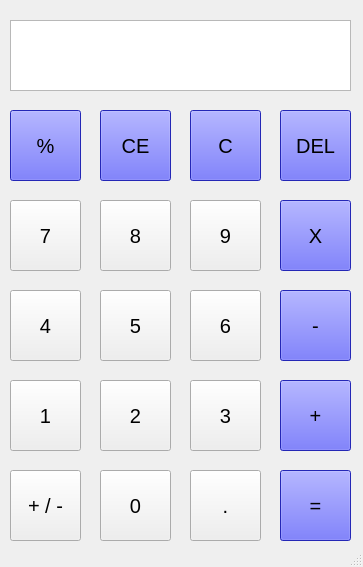
<?xml version="1.0" encoding="UTF-8"?>
<ui version="4.0">
 <class>MainWindow</class>
 <widget class="QMainWindow" name="MainWindow">
  <property name="geometry">
   <rect>
    <x>0</x>
    <y>0</y>
    <width>363</width>
    <height>567</height>
   </rect>
  </property>
  <property name="windowTitle">
   <string>MainWindow</string>
  </property>
  <widget class="QWidget" name="centralwidget">
   <widget class="QPlainTextEdit" name="plainTextEdit">
    <property name="geometry">
     <rect>
      <x>10</x>
      <y>20</y>
      <width>341</width>
      <height>71</height>
     </rect>
    </property>
    <property name="font">
     <font>
      <pointsize>15</pointsize>
     </font>
    </property>
    <property name="layoutDirection">
     <enum>Qt::LeftToRight</enum>
    </property>
   </widget>
   <widget class="QPushButton" name="pushButton">
    <property name="geometry">
     <rect>
      <x>10</x>
      <y>110</y>
      <width>71</width>
      <height>71</height>
     </rect>
    </property>
    <property name="font">
     <font>
      <pointsize>15</pointsize>
     </font>
    </property>
    <property name="styleSheet">
     <string notr="true">background-color: rgb(51, 54, 255);</string>
    </property>
    <property name="text">
     <string>%</string>
    </property>
   </widget>
   <widget class="QPushButton" name="pushButton_2">
    <property name="geometry">
     <rect>
      <x>100</x>
      <y>110</y>
      <width>71</width>
      <height>71</height>
     </rect>
    </property>
    <property name="font">
     <font>
      <pointsize>15</pointsize>
     </font>
    </property>
    <property name="styleSheet">
     <string notr="true">background-color: rgb(51, 54, 255);</string>
    </property>
    <property name="text">
     <string>CE</string>
    </property>
   </widget>
   <widget class="QPushButton" name="pushButton_3">
    <property name="geometry">
     <rect>
      <x>190</x>
      <y>110</y>
      <width>71</width>
      <height>71</height>
     </rect>
    </property>
    <property name="font">
     <font>
      <pointsize>15</pointsize>
     </font>
    </property>
    <property name="styleSheet">
     <string notr="true">background-color: rgb(51, 54, 255);</string>
    </property>
    <property name="text">
     <string>C</string>
    </property>
   </widget>
   <widget class="QPushButton" name="pushButton_4">
    <property name="geometry">
     <rect>
      <x>280</x>
      <y>110</y>
      <width>71</width>
      <height>71</height>
     </rect>
    </property>
    <property name="font">
     <font>
      <pointsize>15</pointsize>
     </font>
    </property>
    <property name="styleSheet">
     <string notr="true">background-color: rgb(51, 54, 255);</string>
    </property>
    <property name="text">
     <string>DEL</string>
    </property>
   </widget>
   <widget class="QPushButton" name="pushButton_5">
    <property name="geometry">
     <rect>
      <x>10</x>
      <y>200</y>
      <width>71</width>
      <height>71</height>
     </rect>
    </property>
    <property name="font">
     <font>
      <pointsize>15</pointsize>
     </font>
    </property>
    <property name="text">
     <string>7</string>
    </property>
   </widget>
   <widget class="QPushButton" name="pushButton_6">
    <property name="geometry">
     <rect>
      <x>100</x>
      <y>200</y>
      <width>71</width>
      <height>71</height>
     </rect>
    </property>
    <property name="font">
     <font>
      <pointsize>15</pointsize>
     </font>
    </property>
    <property name="text">
     <string>8</string>
    </property>
   </widget>
   <widget class="QPushButton" name="pushButton_7">
    <property name="geometry">
     <rect>
      <x>190</x>
      <y>200</y>
      <width>71</width>
      <height>71</height>
     </rect>
    </property>
    <property name="font">
     <font>
      <pointsize>15</pointsize>
     </font>
    </property>
    <property name="text">
     <string>9</string>
    </property>
   </widget>
   <widget class="QPushButton" name="pushButton_8">
    <property name="geometry">
     <rect>
      <x>280</x>
      <y>200</y>
      <width>71</width>
      <height>71</height>
     </rect>
    </property>
    <property name="font">
     <font>
      <pointsize>15</pointsize>
     </font>
    </property>
    <property name="styleSheet">
     <string notr="true">background-color: rgb(51, 54, 255);</string>
    </property>
    <property name="text">
     <string>X</string>
    </property>
   </widget>
   <widget class="QPushButton" name="pushButton_9">
    <property name="geometry">
     <rect>
      <x>10</x>
      <y>290</y>
      <width>71</width>
      <height>71</height>
     </rect>
    </property>
    <property name="font">
     <font>
      <pointsize>15</pointsize>
     </font>
    </property>
    <property name="text">
     <string>4</string>
    </property>
   </widget>
   <widget class="QPushButton" name="pushButton_10">
    <property name="geometry">
     <rect>
      <x>100</x>
      <y>290</y>
      <width>71</width>
      <height>71</height>
     </rect>
    </property>
    <property name="font">
     <font>
      <pointsize>15</pointsize>
     </font>
    </property>
    <property name="text">
     <string>5</string>
    </property>
   </widget>
   <widget class="QPushButton" name="pushButton_11">
    <property name="geometry">
     <rect>
      <x>190</x>
      <y>290</y>
      <width>71</width>
      <height>71</height>
     </rect>
    </property>
    <property name="font">
     <font>
      <pointsize>15</pointsize>
     </font>
    </property>
    <property name="text">
     <string>6</string>
    </property>
   </widget>
   <widget class="QPushButton" name="pushButton_12">
    <property name="geometry">
     <rect>
      <x>280</x>
      <y>290</y>
      <width>71</width>
      <height>71</height>
     </rect>
    </property>
    <property name="font">
     <font>
      <pointsize>15</pointsize>
     </font>
    </property>
    <property name="styleSheet">
     <string notr="true">background-color: rgb(51, 54, 255);</string>
    </property>
    <property name="text">
     <string>-</string>
    </property>
   </widget>
   <widget class="QPushButton" name="pushButton_13">
    <property name="geometry">
     <rect>
      <x>10</x>
      <y>380</y>
      <width>71</width>
      <height>71</height>
     </rect>
    </property>
    <property name="font">
     <font>
      <pointsize>15</pointsize>
     </font>
    </property>
    <property name="text">
     <string>1</string>
    </property>
   </widget>
   <widget class="QPushButton" name="pushButton_14">
    <property name="geometry">
     <rect>
      <x>100</x>
      <y>380</y>
      <width>71</width>
      <height>71</height>
     </rect>
    </property>
    <property name="font">
     <font>
      <pointsize>15</pointsize>
     </font>
    </property>
    <property name="text">
     <string>2</string>
    </property>
   </widget>
   <widget class="QPushButton" name="pushButton_15">
    <property name="geometry">
     <rect>
      <x>190</x>
      <y>380</y>
      <width>71</width>
      <height>71</height>
     </rect>
    </property>
    <property name="font">
     <font>
      <pointsize>15</pointsize>
     </font>
    </property>
    <property name="text">
     <string>3</string>
    </property>
   </widget>
   <widget class="QPushButton" name="pushButton_16">
    <property name="geometry">
     <rect>
      <x>280</x>
      <y>380</y>
      <width>71</width>
      <height>71</height>
     </rect>
    </property>
    <property name="font">
     <font>
      <pointsize>15</pointsize>
     </font>
    </property>
    <property name="styleSheet">
     <string notr="true">background-color: rgb(51, 54, 255);</string>
    </property>
    <property name="text">
     <string>+</string>
    </property>
   </widget>
   <widget class="QPushButton" name="pushButton_17">
    <property name="geometry">
     <rect>
      <x>10</x>
      <y>470</y>
      <width>71</width>
      <height>71</height>
     </rect>
    </property>
    <property name="font">
     <font>
      <pointsize>15</pointsize>
     </font>
    </property>
    <property name="styleSheet">
     <string notr="true"/>
    </property>
    <property name="text">
     <string>+ / -</string>
    </property>
   </widget>
   <widget class="QPushButton" name="pushButton_18">
    <property name="geometry">
     <rect>
      <x>100</x>
      <y>470</y>
      <width>71</width>
      <height>71</height>
     </rect>
    </property>
    <property name="font">
     <font>
      <pointsize>15</pointsize>
     </font>
    </property>
    <property name="text">
     <string>0</string>
    </property>
   </widget>
   <widget class="QPushButton" name="pushButton_19">
    <property name="geometry">
     <rect>
      <x>190</x>
      <y>470</y>
      <width>71</width>
      <height>71</height>
     </rect>
    </property>
    <property name="font">
     <font>
      <pointsize>15</pointsize>
     </font>
    </property>
    <property name="styleSheet">
     <string notr="true"/>
    </property>
    <property name="text">
     <string>.</string>
    </property>
   </widget>
   <widget class="QPushButton" name="pushButton_20">
    <property name="geometry">
     <rect>
      <x>280</x>
      <y>470</y>
      <width>71</width>
      <height>71</height>
     </rect>
    </property>
    <property name="font">
     <font>
      <pointsize>15</pointsize>
     </font>
    </property>
    <property name="styleSheet">
     <string notr="true">background-color: rgb(51, 54, 255);</string>
    </property>
    <property name="text">
     <string>=</string>
    </property>
   </widget>
  </widget>
  <widget class="QStatusBar" name="statusbar"/>
 </widget>
 <resources/>
 <connections/>
</ui>
